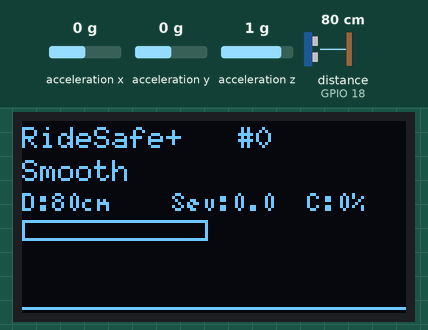
Recording of a sketch running on a simulated ESP32. Parts: 128×64 one-colour display. Wiring (inferred from the names in the program): ultrasonic range finder: trigger GPIO 12; echo GPIO 18; MPU-6050 motion sensor at I2C address 0x68. The inputs (shaded band) are chosen by the test bench; at power-on: acceleration x 0 g, distance to the obstacle (sensor on GPIO 18) 80 cm, acceleration y 0 g, acceleration z 1 g. The echo pulse lasts 58.3 µs per cm; what the sketch prints to the serial monitor is not drawn.

Above: at 2.8 s.
2.9 s: acceleration x set to -1.4 g
At 2.98 s:
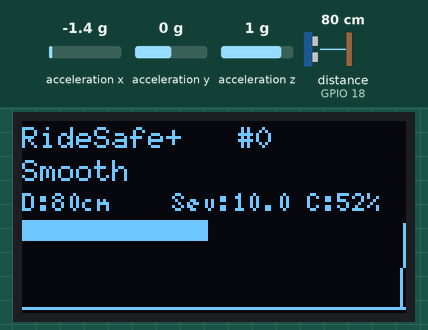
4.7 s: distance to the obstacle (sensor on GPIO 18) set to 2 cm
At 4.83 s:
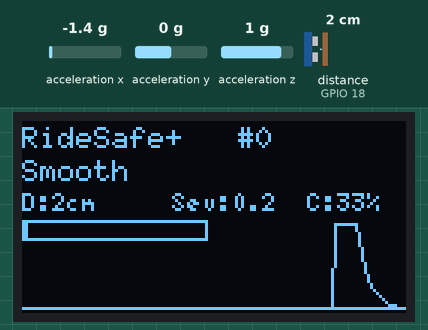
6.3 s: acceleration y set to -1.4 g
At 6.35 s:
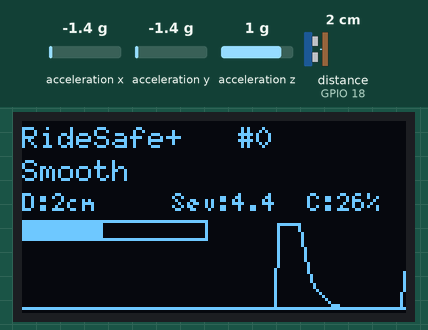
7.8 s: acceleration z set to -1.4 g
At 7.87 s:
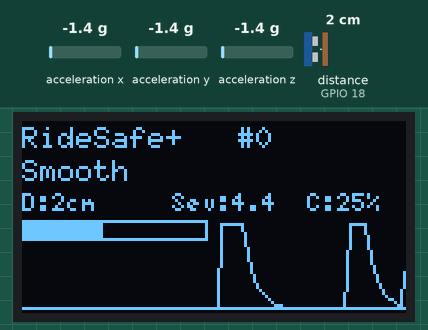
9.3 s: distance to the obstacle (sensor on GPIO 18) set to 4 cm
At 9.4 s:
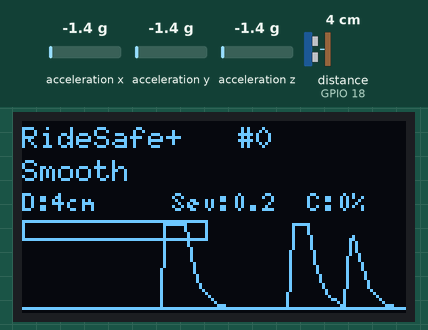
10.8 s: distance to the obstacle (sensor on GPIO 18) set to 9 cm
At 10.92 s:
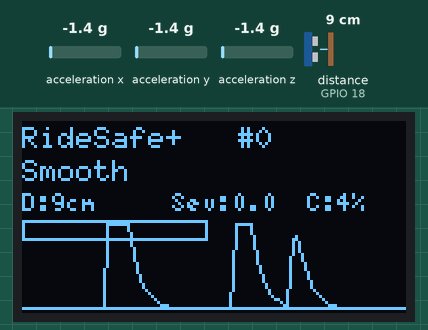

Measured:
- after the input at 2.9 s, the display: changes after 0.07 s (image 1)
- after the input at 6.3 s, the display: changes at once (image 3)

The sketch:

RideSafePlus.ino
```cpp
// =============================================================
//  RideSafe+ — INDUSTRY-LEVEL STABLE VERSION
//  ESP32 + MPU6050 + Ultrasonic + OLED
//  Pothole and road anomaly detection via multi-sensor fusion.
// =============================================================

#include <Arduino.h>
#include <Wire.h>
#include <U8g2lib.h>
#include <math.h>

// ── OLED (hardware I2C) ───────────────────────────────────────
U8G2_SH1106_128X64_NONAME_1_HW_I2C u8g2(U8G2_R0, U8X8_PIN_NONE);

// ── I2C / SENSOR PINS ────────────────────────────────────────
#define I2C_SDA       4
#define I2C_SCL       5

#define MPU_ADDR      0x68
#define MPU_PWR_REG   0x6B
#define MPU_CONFIG    0x1A
#define MPU_SMPLRT    0x19
#define MPU_ACCEL_CFG 0x1C
#define MPU_ACCEL_REG 0x3B
#define LSB_PER_G     16384.0f

#define TRIG_PIN      12
#define ECHO_PIN      18
#define ULTRA_TIMEOUT  8000UL

// ── Timing ───────────────────────────────────────────────────
#define MPU_PERIOD_MS      20UL
#define ULTRA_PERIOD_MS    70UL
#define DISP_PERIOD_MS     80UL
#define SERIAL_PERIOD_MS  100UL

// ── Filtering / detection tuning ─────────────────────────────
#define EMA_FAST_ALPHA     0.45f
#define EMA_SLOW_ALPHA     0.08f
#define JERK_SMOOTH_ALPHA  0.30f

#define MIN_VALID_DIST     2.0f
#define MAX_VALID_DIST     400.0f

#define DIST_CHANGE_MIN    3.0f
#define DIST_CHANGE_MAX   20.0f
#define JERK_MIN_MARGIN    0.012f

#define CONFIRM_HITS       2
#define COOLDOWN_MS      1200UL

// ── Graph ────────────────────────────────────────────────────
#define GRAPH_W  128
#define GRAPH_H   28
#define GRAPH_Y0  62

// ── Distance smoothing ────────────────────────────────────────
#define DIST_HIST_N 5

// ── IMU state ────────────────────────────────────────────────
struct Imu {
  float emaFast = 0.0f;
  float emaSlow = 0.0f;
  float jerk    = 0.0f;
  float jerkSm  = 0.0f;
  float noise   = 0.01f;
  float grav    = 1.0f;
  bool  ok      = false;
};

struct Detection {
  bool          active     = false;
  float         severity   = 0.0f;
  float         confidence = 0.0f;
  uint32_t      count      = 0;
  unsigned long lastTime   = 0;
  const char*   label      = "LOW";
};

static Imu imu;
static Detection det;

static float dist = -1.0f;
static float prevDist = -1.0f;
static float prevPrevDist = -1.0f;

static float distHist[DIST_HIST_N];
static uint8_t distHistIdx = 0;
static uint8_t distHistCount = 0;

static int graph[GRAPH_W];
static int gIdx = 0;

static unsigned long lastMPU = 0;
static unsigned long lastUltra = 0;
static unsigned long lastDisp = 0;
static unsigned long lastSerial = 0;

static int confirmCount = 0;
static float lastJerkSm = 0.0f;

// =============================================================
// Small helpers
// =============================================================
static float clamp01(float x) {
  if (x < 0.0f) return 0.0f;
  if (x > 1.0f) return 1.0f;
  return x;
}

static float median3(float a, float b, float c) {
  if (a > b) {
    float t = a; a = b; b = t;
  }
  if (b > c) {
    float t = b; b = c; c = t;
  }
  if (a > b) {
    float t = a; a = b; b = t;
  }
  return b;
}

static float medianDistFromHistory() {
  if (distHistCount == 0) return -1.0f;

  float temp[DIST_HIST_N];
  uint8_t n = 0;

  for (uint8_t i = 0; i < distHistCount; i++) {
    float v = distHist[i];
    if (v >= MIN_VALID_DIST && v <= MAX_VALID_DIST) {
      temp[n++] = v;
    }
  }

  if (n == 0) return -1.0f;
  if (n == 1) return temp[0];

  for (uint8_t i = 1; i < n; i++) {
    float key = temp[i];
    int j = i - 1;
    while (j >= 0 && temp[j] > key) {
      temp[j + 1] = temp[j];
      j--;
    }
    temp[j + 1] = key;
  }

  if (n % 2) return temp[n / 2];
  return 0.5f * (temp[n / 2 - 1] + temp[n / 2]);
}

static void pushDistHistory(float v) {
  distHist[distHistIdx] = v;
  distHistIdx = (distHistIdx + 1) % DIST_HIST_N;
  if (distHistCount < DIST_HIST_N) distHistCount++;
}

// =============================================================
// MPU6050
// =============================================================
static bool mpuWriteReg(uint8_t reg, uint8_t value) {
  Wire.beginTransmission(MPU_ADDR);
  Wire.write(reg);
  Wire.write(value);
  return (Wire.endTransmission(true) == 0);
}

static bool mpuInit() {
  if (!mpuWriteReg(MPU_PWR_REG, 0x00)) return false;
  delay(10);

  bool ok = true;
  ok &= mpuWriteReg(MPU_CONFIG, 0x03);
  ok &= mpuWriteReg(MPU_SMPLRT, 0x04);
  ok &= mpuWriteReg(MPU_ACCEL_CFG, 0x00);
  delay(10);
  return ok;
}

static bool mpuRead(int16_t &ax, int16_t &ay, int16_t &az) {
  Wire.beginTransmission(MPU_ADDR);
  Wire.write(MPU_ACCEL_REG);
  if (Wire.endTransmission(false) != 0) return false;

  if (Wire.requestFrom((uint8_t)MPU_ADDR, (uint8_t)6, (uint8_t)true) != 6) {
    return false;
  }

  ax = (int16_t)((Wire.read() << 8) | Wire.read());
  ay = (int16_t)((Wire.read() << 8) | Wire.read());
  az = (int16_t)((Wire.read() << 8) | Wire.read());
  return true;
}

static void calibrateImu() {
  const uint16_t N = 120;
  float sum = 0.0f;
  float sum2 = 0.0f;
  uint16_t good = 0;

  for (uint16_t i = 0; i < N; i++) {
    int16_t ax, ay, az;
    if (mpuRead(ax, ay, az)) {
      float mag = sqrtf((float)ax * ax + (float)ay * ay + (float)az * az) / LSB_PER_G;
      sum += mag;
      sum2 += mag * mag;
      good++;
    }
    delay(8);
  }

  if (good > 0) {
    float mean = sum / good;
    float var = (sum2 / good) - (mean * mean);
    if (var < 0.0f) var = 0.0f;

    imu.grav = mean;
    imu.noise = sqrtf(var);

    if (imu.noise < 0.004f) imu.noise = 0.004f;
    if (imu.noise > 0.060f) imu.noise = 0.060f;
  }
}

// =============================================================
// Ultrasonic
// =============================================================
static float readUltrasonicRaw() {
  digitalWrite(TRIG_PIN, LOW);
  delayMicroseconds(3);
  digitalWrite(TRIG_PIN, HIGH);
  delayMicroseconds(10);
  digitalWrite(TRIG_PIN, LOW);

  long dur = pulseIn(ECHO_PIN, HIGH, ULTRA_TIMEOUT);
  if (dur <= 0) return -1.0f;

  float d = dur * 0.0343f * 0.5f;
  if (d < MIN_VALID_DIST || d > MAX_VALID_DIST) return -1.0f;
  return d;
}

static float ultraRead() {
  if (millis() - lastUltra < ULTRA_PERIOD_MS) return dist;
  lastUltra = millis();

  float a = readUltrasonicRaw();
  delayMicroseconds(200);
  float b = readUltrasonicRaw();
  delayMicroseconds(200);
  float c = readUltrasonicRaw();

  if (a < 0.0f) a = dist > 0.0f ? dist : 0.0f;
  if (b < 0.0f) b = dist > 0.0f ? dist : 0.0f;
  if (c < 0.0f) c = dist > 0.0f ? dist : 0.0f;

  float md = median3(a, b, c);

  if (md >= MIN_VALID_DIST && md <= MAX_VALID_DIST) {
    dist = md;
    pushDistHistory(dist);
  } else {
    dist = -1.0f;
  }

  return dist;
}

// =============================================================
// IMU update
// =============================================================
static void imuUpdate() {
  if (millis() - lastMPU < MPU_PERIOD_MS) return;
  lastMPU = millis();

  int16_t ax, ay, az;
  if (!mpuRead(ax, ay, az)) {
    imu.ok = false;
    mpuInit();
    return;
  }

  imu.ok = true;

  float mag = sqrtf((float)ax * ax + (float)ay * ay + (float)az * az) / LSB_PER_G;
  float vibration = fabsf(mag - imu.grav);

  imu.emaFast = EMA_FAST_ALPHA * vibration + (1.0f - EMA_FAST_ALPHA) * imu.emaFast;
  imu.emaSlow = EMA_SLOW_ALPHA * vibration + (1.0f - EMA_SLOW_ALPHA) * imu.emaSlow;

  float rawJerk = fabsf(imu.emaFast - imu.emaSlow);

  imu.jerkSm = JERK_SMOOTH_ALPHA * rawJerk + (1.0f - JERK_SMOOTH_ALPHA) * imu.jerkSm;
  imu.jerk = rawJerk;
}

// =============================================================
// Detection logic
// =============================================================
static void runDetection() {
  float d = ultraRead();

  float distRef = medianDistFromHistory();
  bool distValid = (d >= MIN_VALID_DIST && d <= MAX_VALID_DIST);

  float distDelta = 0.0f;
  bool distFeature = false;

  if (distValid && distRef > 0.0f) {
    distDelta = fabsf(d - distRef);
    distFeature = (distDelta >= DIST_CHANGE_MIN);
  }

  // Detect normal monotonic movement and reject it.
  bool monotonicTrend = false;
  bool reversal = false;

  if (distValid && prevDist > 0.0f && prevPrevDist > 0.0f) {
    const float eps = 0.8f;

    float s0 = prevDist - prevPrevDist;
    float s1 = d - prevDist;

    bool bothDown = (s0 < -eps && s1 < -eps);
    bool bothUp   = (s0 >  eps && s1 >  eps);

    monotonicTrend = (bothDown || bothUp);
    reversal = (s0 * s1 < -eps * eps);
  }

  // Motion feature using calibrated noise floor.
  float jerkScore = 0.0f;
  if (imu.ok) {
    float jerkAboveNoise = imu.jerkSm - fmaxf(imu.noise * 4.0f, JERK_MIN_MARGIN);
    jerkScore = clamp01(jerkAboveNoise / 0.08f);
  }

  float distScore = 0.0f;
  if (distFeature) {
    float x = (distDelta - DIST_CHANGE_MIN) / (DIST_CHANGE_MAX - DIST_CHANGE_MIN);
    distScore = clamp01(x);

    if (monotonicTrend) {
      distScore *= 0.15f;
    }

    if (reversal) {
      distScore = clamp01(distScore + 0.25f);
    }
  }

  // Impact score: sudden jerk acceleration matters too.
  float jerkRate = fabsf(imu.jerkSm - lastJerkSm);
  float impactScore = clamp01(jerkRate / 0.04f);
  lastJerkSm = imu.jerkSm;

  // Confidence from multiple signals.
  float confidence = 0.52f * jerkScore + 0.33f * distScore + 0.15f * impactScore;
  confidence = clamp01(confidence);

  // Final pothole pattern:
  // - not just monotonic approach/retreat
  // - must have distance anomaly
  // - must have jerk evidence
  // - reversal increases trust
  bool candidate =
      (imu.ok &&
       distFeature &&
       !monotonicTrend &&
       jerkScore > 0.35f &&
       confidence > 0.50f &&
       (reversal || distDelta > (DIST_CHANGE_MIN + 1.5f)));

  if (candidate) {
    confirmCount++;
  } else {
    confirmCount = 0;
  }

  bool confirmed = (confirmCount >= CONFIRM_HITS);

  if (confirmed && (millis() - det.lastTime > COOLDOWN_MS)) {
    det.active = true;
    det.confidence = confidence;
    det.severity = confidence * 10.0f;
    det.lastTime = millis();
    det.count++;

    if      (det.severity >= 7.0f) det.label = "HIGH";
    else if (det.severity >= 4.0f) det.label = "MED";
    else                            det.label = "LOW";
  }

  if (det.active && (millis() - det.lastTime > COOLDOWN_MS)) {
    det.active = false;
  }

  det.confidence = confidence;
  det.severity = confidence * 10.0f;

  // Update previous distances after decision
  if (distValid) {
    prevPrevDist = prevDist;
    prevDist = d;
  }
}

// =============================================================
// Display
// =============================================================
static void updateDisplay() {
  if (millis() - lastDisp < DISP_PERIOD_MS) return;
  lastDisp = millis();

  float liveSev = imu.jerkSm * 80.0f;
  liveSev = constrain(liveSev, 0.0f, 10.0f);

  int gVal = constrain((int)(liveSev / 10.0f * GRAPH_H), 0, GRAPH_H);
  graph[gIdx] = gVal;
  gIdx = (gIdx + 1) % GRAPH_W;

  char bufDist[20], bufSev[16], bufConf[16], bufCnt[16];

  if (dist < 0.0f) snprintf(bufDist, sizeof(bufDist), "D:---");
  else snprintf(bufDist, sizeof(bufDist), "D:%.0fcm", dist);

  snprintf(bufSev, sizeof(bufSev), "Sev:%.1f", liveSev);
  snprintf(bufConf, sizeof(bufConf), "C:%.0f%%", det.confidence * 100.0f);
  snprintf(bufCnt, sizeof(bufCnt), "#%lu", (unsigned long)det.count);

  u8g2.firstPage();
  do {
    u8g2.setFont(u8g2_font_6x10_tr);
    u8g2.drawStr(0, 9, "RideSafe+");
    u8g2.drawStr(72, 9, bufCnt);

    if (det.active) {
      u8g2.drawStr(0, 20, "POTHOLE!");
      u8g2.drawStr(56, 20, det.label);
    } else {
      u8g2.drawStr(0, 20, "Smooth");
    }

    u8g2.setFont(u8g2_font_5x7_tr);
    u8g2.drawStr(0, 30, bufDist);
    u8g2.drawStr(50, 30, bufSev);
    u8g2.drawStr(95, 30, bufConf);

    int barW = constrain((int)(liveSev * 6.0f), 0, 60);
    u8g2.drawFrame(0, 33, 62, 7);
    if (barW > 0) u8g2.drawBox(1, 34, barW, 5);

    u8g2.drawLine(0, GRAPH_Y0, 127, GRAPH_Y0);
    for (int i = 0; i < GRAPH_W - 1; i++) {
      int i1 = (gIdx + i) % GRAPH_W;
      int i2 = (gIdx + i + 1) % GRAPH_W;
      int y1 = GRAPH_Y0 - graph[i1];
      int y2 = GRAPH_Y0 - graph[i2];
      u8g2.drawLine(i, y1, i + 1, y2);
    }

    if (!imu.ok) {
      u8g2.drawStr(90, 42, "MPU?");
    }
    if (dist < 0.0f) {
      u8g2.drawStr(0, 42, "ULTRA?");
    }

  } while (u8g2.nextPage());
}

// =============================================================
// Serial log
// =============================================================
static void serialHeader() {
  Serial.println("ts_ms,dist_cm,distDelta,jerk,jerkSm,confidence,severity,pothole,count");
}

static void serialLog() {
  if (millis() - lastSerial < SERIAL_PERIOD_MS) return;
  lastSerial = millis();

  float distRef = medianDistFromHistory();
  float distDelta = 0.0f;
  if (dist > 0.0f && distRef > 0.0f) distDelta = fabsf(dist - distRef);

  Serial.print(millis()); Serial.print(',');
  Serial.print(dist, 1); Serial.print(',');
  Serial.print(distDelta, 2); Serial.print(',');
  Serial.print(imu.jerk, 4); Serial.print(',');
  Serial.print(imu.jerkSm, 4); Serial.print(',');
  Serial.print(det.confidence, 3); Serial.print(',');
  Serial.print(det.severity, 2); Serial.print(',');
  Serial.print(det.active ? 1 : 0); Serial.print(',');
  Serial.println(det.count);
}

// =============================================================
// Setup
// =============================================================
void setup() {
  Serial.begin(115200);
  delay(200);

  Wire.begin(I2C_SDA, I2C_SCL);
  Wire.setClock(100000);
  Wire.setTimeout(50);

  u8g2.begin();

  pinMode(TRIG_PIN, OUTPUT);
  pinMode(ECHO_PIN, INPUT);
  digitalWrite(TRIG_PIN, LOW);

  memset(graph, 0, sizeof(graph));
  memset(distHist, 0, sizeof(distHist));

  u8g2.firstPage();
  do {
    u8g2.setFont(u8g2_font_6x10_tr);
    u8g2.drawStr(10, 32, "RideSafe+ INIT");
  } while (u8g2.nextPage());

  imu.ok = mpuInit();
  if (!imu.ok) {
    Serial.println("[WARN] MPU6050 init failed.");
  }

  delay(300);
  calibrateImu();

  serialHeader();
  Serial.println("[INFO] Calibration done.");
  Serial.print("[INFO] Gravity baseline: "); Serial.println(imu.grav, 4);
  Serial.print("[INFO] Noise floor: "); Serial.println(imu.noise, 5);
}

// =============================================================
// Loop
// =============================================================
void loop() {
  imuUpdate();
  runDetection();
  updateDisplay();
  serialLog();
}
```
